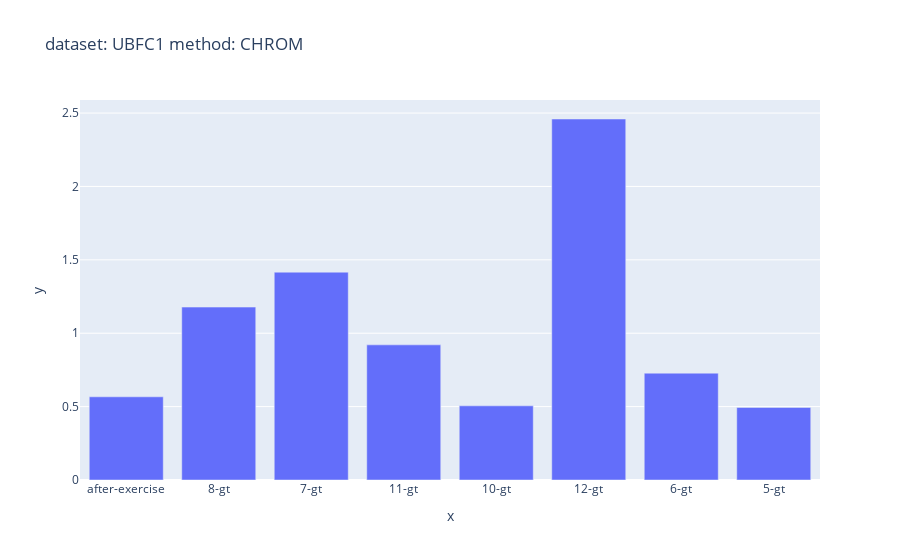
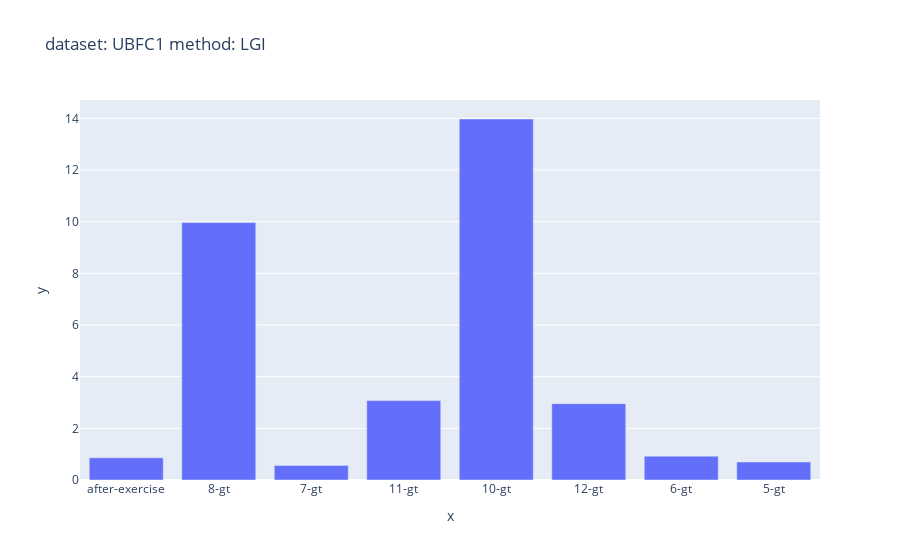
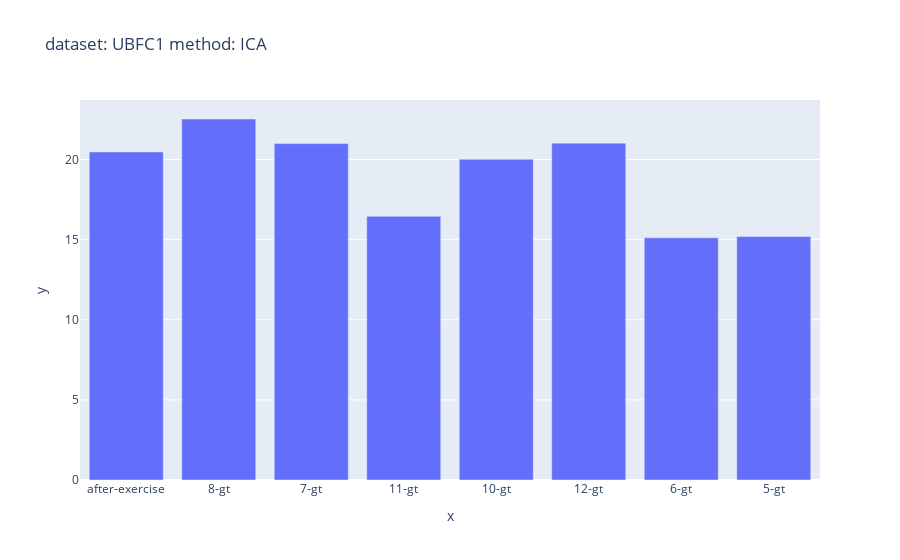
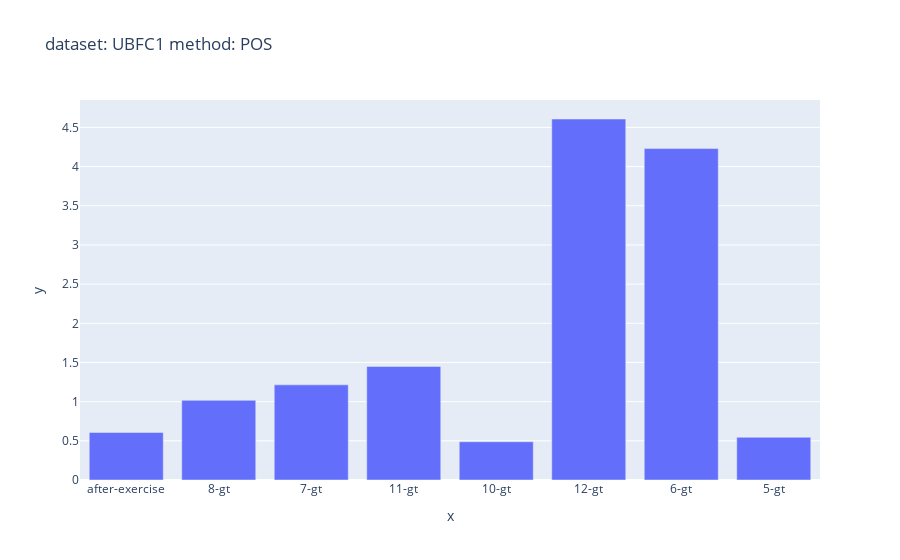

These figures' notebook cell, in order:
### Markdown cell above
# Details

### Code cell
# holistic

method = 'holistic'
DETAILS(dataset, method, metric='MAE')

### Figure 1 — Plotly figure (JSON) as saved in the notebook; plotly's stock layout.template omitted (floating-point values rounded to 4 significant figures)
{"data": [{"alignmentgroup": "True", "hovertemplate": "x=%{x}<br>y=%{y}<extra></extra>", "legendgroup": "", "marker": {"color": "#636efa", "pattern": {"shape": ""}}, "name": "", "offsetgroup": "", "orientation": "v", "showlegend": false, "textposition": "auto", "type": "bar", "x": ["after-exercise", "8-gt", "7-gt", "11-gt", "10-gt", "12-gt", "6-gt", "5-gt"], "xaxis": "x", "y": [0.5668, 1.178, 1.416, 0.9207, 0.5053, 2.46, 0.7279, 0.4941], "yaxis": "y"}], "layout": {"barmode": "relative", "legend": {"tracegroupgap": 0}, "title": {"text": "dataset: UBFC1 method: CHROM"}, "xaxis": {"anchor": "y", "domain": [0, 1], "title": {"text": "x"}, "type": "category"}, "yaxis": {"anchor": "x", "domain": [0, 1], "title": {"text": "y"}}}}

### Figure 2 — Plotly figure (JSON) as saved in the notebook; plotly's stock layout.template omitted (floating-point values rounded to 4 significant figures)
{"data": [{"alignmentgroup": "True", "hovertemplate": "x=%{x}<br>y=%{y}<extra></extra>", "legendgroup": "", "marker": {"color": "#636efa", "pattern": {"shape": ""}}, "name": "", "offsetgroup": "", "orientation": "v", "showlegend": false, "textposition": "auto", "type": "bar", "x": ["after-exercise", "8-gt", "7-gt", "11-gt", "10-gt", "12-gt", "6-gt", "5-gt"], "xaxis": "x", "y": [0.8598, 9.965, 0.5653, 3.074, 13.98, 2.956, 0.9228, 0.6974], "yaxis": "y"}], "layout": {"barmode": "relative", "legend": {"tracegroupgap": 0}, "title": {"text": "dataset: UBFC1 method: LGI"}, "xaxis": {"anchor": "y", "domain": [0, 1], "title": {"text": "x"}, "type": "category"}, "yaxis": {"anchor": "x", "domain": [0, 1], "title": {"text": "y"}}}}

### Figure 3 — Plotly figure (JSON) as saved in the notebook; plotly's stock layout.template omitted (floating-point values rounded to 4 significant figures)
{"data": [{"alignmentgroup": "True", "hovertemplate": "x=%{x}<br>y=%{y}<extra></extra>", "legendgroup": "", "marker": {"color": "#636efa", "pattern": {"shape": ""}}, "name": "", "offsetgroup": "", "orientation": "v", "showlegend": false, "textposition": "auto", "type": "bar", "x": ["after-exercise", "8-gt", "7-gt", "11-gt", "10-gt", "12-gt", "6-gt", "5-gt"], "xaxis": "x", "y": [20.47, 22.53, 20.99, 16.45, 20.02, 21.02, 15.11, 15.19], "yaxis": "y"}], "layout": {"barmode": "relative", "legend": {"tracegroupgap": 0}, "title": {"text": "dataset: UBFC1 method: ICA"}, "xaxis": {"anchor": "y", "domain": [0, 1], "title": {"text": "x"}, "type": "category"}, "yaxis": {"anchor": "x", "domain": [0, 1], "title": {"text": "y"}}}}

### Figure 4 — Plotly figure (JSON) as saved in the notebook; plotly's stock layout.template omitted (floating-point values rounded to 4 significant figures)
{"data": [{"alignmentgroup": "True", "hovertemplate": "x=%{x}<br>y=%{y}<extra></extra>", "legendgroup": "", "marker": {"color": "#636efa", "pattern": {"shape": ""}}, "name": "", "offsetgroup": "", "orientation": "v", "showlegend": false, "textposition": "auto", "type": "bar", "x": ["after-exercise", "8-gt", "7-gt", "11-gt", "10-gt", "12-gt", "6-gt", "5-gt"], "xaxis": "x", "y": [0.6067, 1.017, 1.214, 1.449, 0.4882, 4.607, 4.23, 0.545], "yaxis": "y"}], "layout": {"barmode": "relative", "legend": {"tracegroupgap": 0}, "title": {"text": "dataset: UBFC1 method: POS"}, "xaxis": {"anchor": "y", "domain": [0, 1], "title": {"text": "x"}, "type": "category"}, "yaxis": {"anchor": "x", "domain": [0, 1], "title": {"text": "y"}}}}
